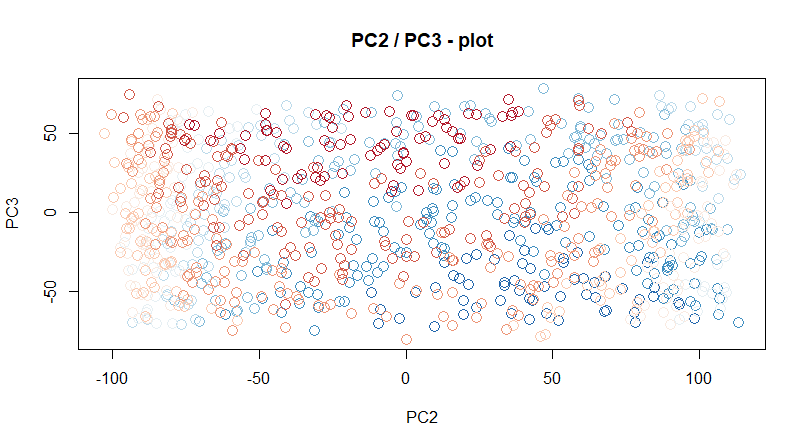

Generate this figure with R:
library(RColorBrewer)

data <- read.csv("mysticdata.csv", sep=";")
data.pca <- prcomp(data, center=TRUE)
rbPal <- colorRampPalette(c(brewer.pal(n = 9, name = 'RdBu')))
col <- rbPal(10)[as.numeric(cut(data$y, breaks = 10))]

plot(data.pca$x[,2], data.pca$x[,3], pch=21, 
     cex=1.5, col=col, xlab="PC2", 
     ylab = "PC3", main = "PC2 / PC3 - plot")
